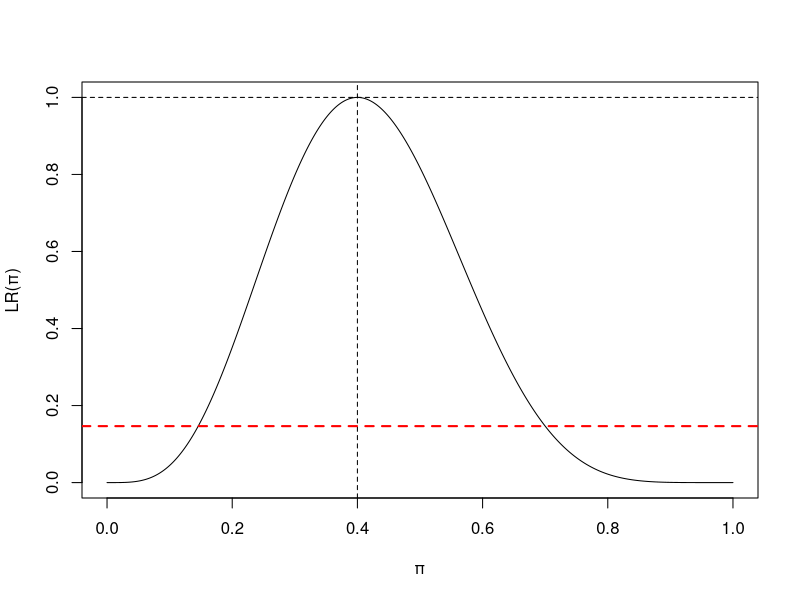
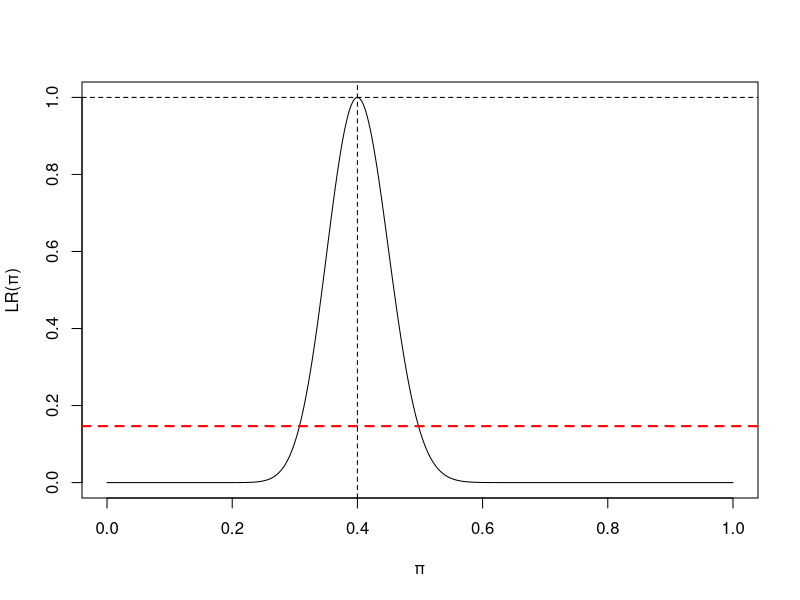
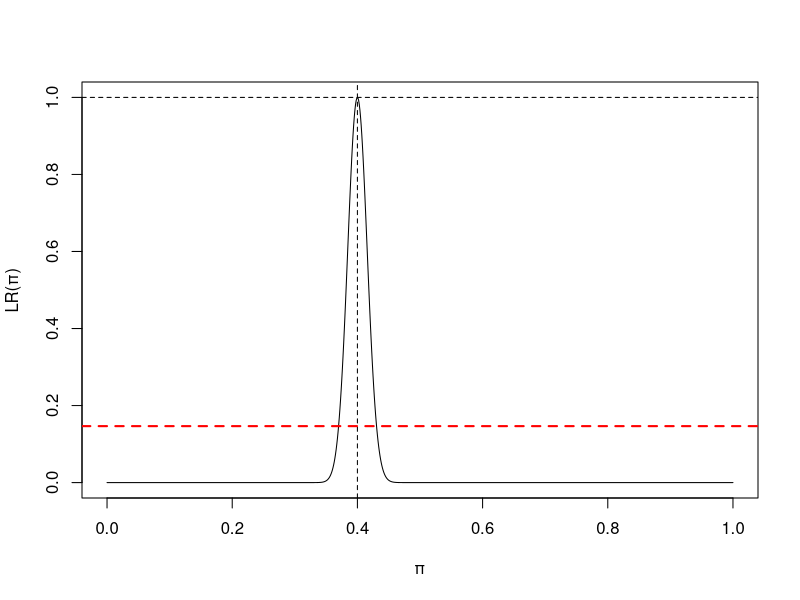
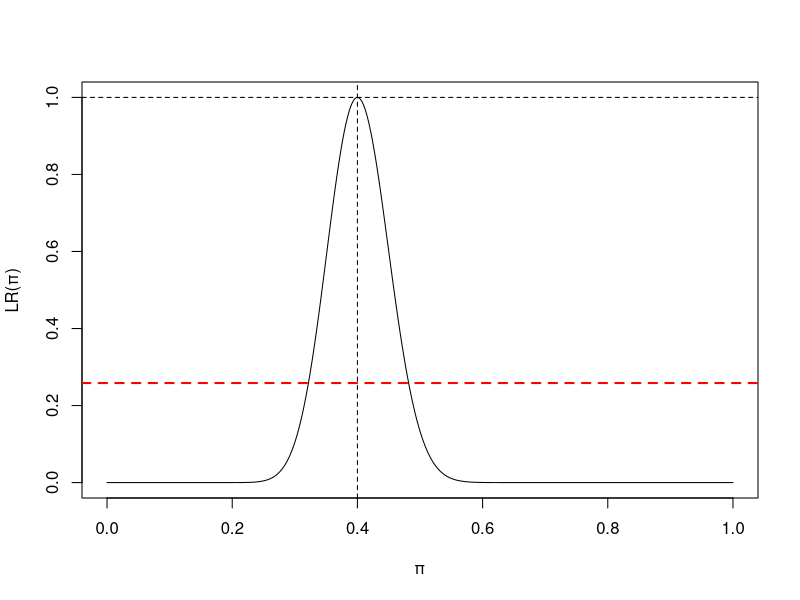
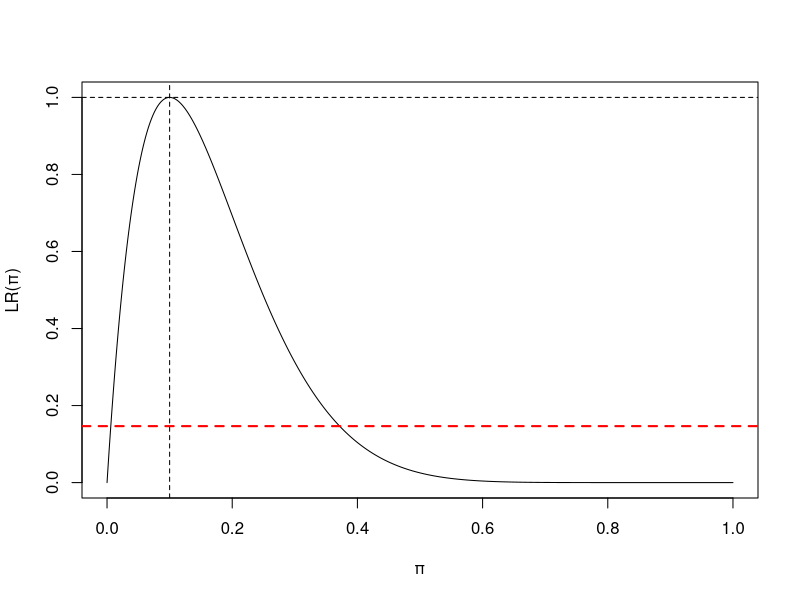
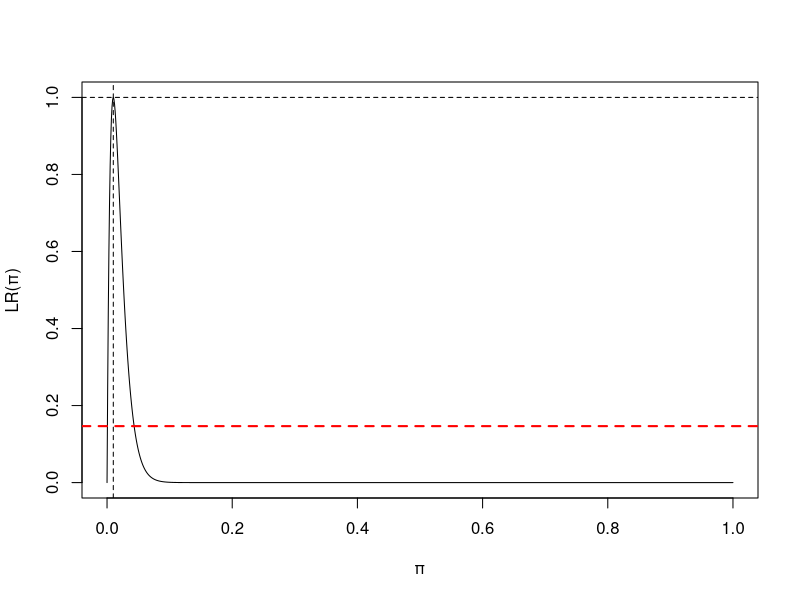
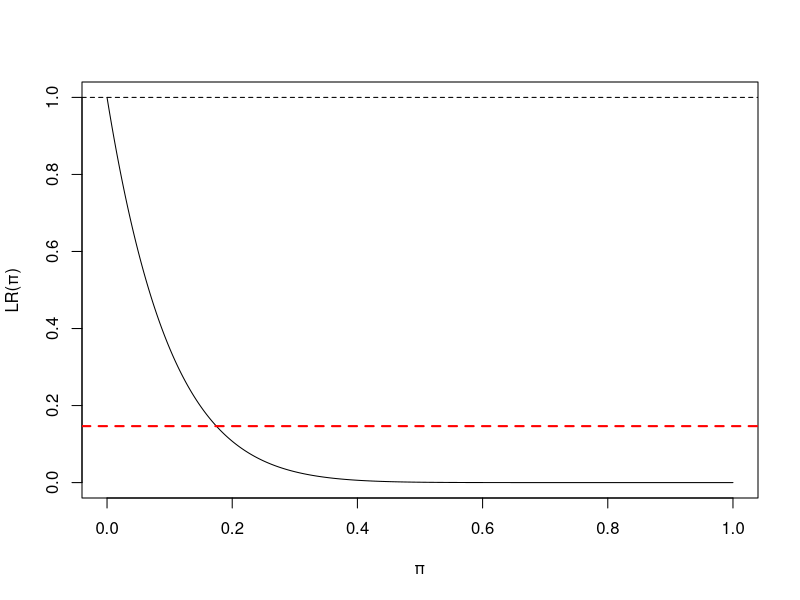
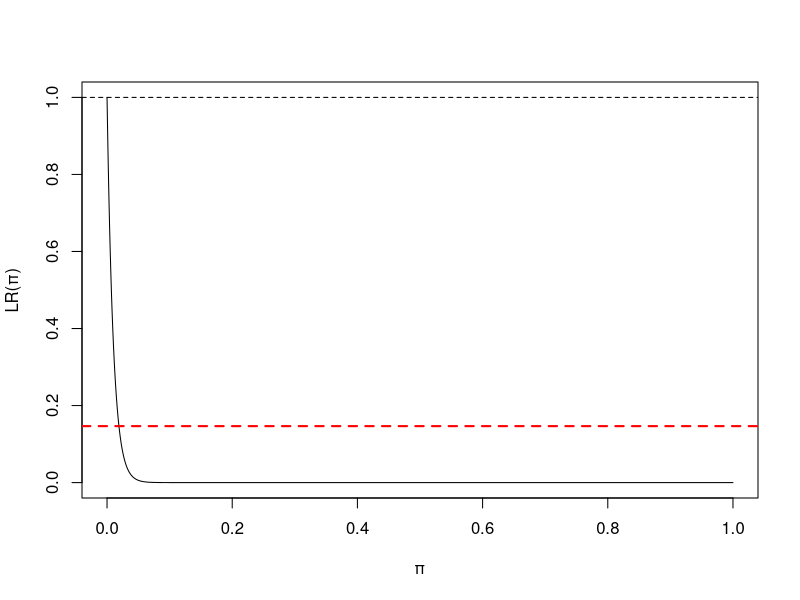

Recreate these plots in R, in order.
## ---- chunk 1
x <- seq(0,1,by=0.001)
y <- (x^4)*((1-x)^6) / (0.4^4*0.6^6)
plot(x, y, type = "l", ylab = "LR(\U03C0)", xlab = "\U03C0")
abline(v=0.4, lty=2)
abline(h=1.0, lty=2)
abline(h=0.1466, lty=2, lwd = 2, col = "red")
## ---- chunk 2
x <- seq(0,1,by=0.001)
y <- (x^40)*((1-x)^60) / (0.4^40*0.6^60)
plot(x, y, type = "l", ylab = "LR(\U03C0)", xlab = "\U03C0")
abline(h=1.0, lty=2)
abline(v=0.4, lty=2)
abline(h=0.1466, lty=2, lwd = 2, col = "red")

## ---- chunk 3
x <- seq(0,1,by=0.001)
y <- (x^400)*((1-x)^600) / (0.4^400*0.6^600)
plot(x, y, type = "l", ylab = "LR(\U03C0)", xlab = "\U03C0")
abline(v=0.4, lty=2)
abline(h=1.0, lty=2)
abline(h=0.1466, lty=2, lwd = 2, col = "red")
## ---- chunk 4
x <- seq(0,1,by=0.001)
y <- (x^40)*((1-x)^60) / (0.4^40*0.6^60)
plot(x, y, type = "l", ylab = "LR(\U03C0)", xlab = "\U03C0")
abline(h=1.0, lty=2)
abline(v=0.4, lty=2)
abline(h=0.2585, lty=2, lwd = 2, col = "red")
## ---- chunk 5
x <- seq(0,1,by=0.001)
y <- (x^1)*((1-x)^9) / (0.1^1*0.9^9)
plot(x, y, type = "l", ylab = "LR(\U03C0)", xlab = "\U03C0")
abline(v=0.1, lty=2)
abline(h=1.0, lty=2)
abline(h=0.1466, lty=2, lwd = 2, col = "red")
## ---- chunk 6
x <- seq(0,1,by=0.001)
y <- (x^1)*((1-x)^99) / (0.01^1*0.99^99)
plot(x, y, type = "l", ylab = "LR(\U03C0)", xlab = "\U03C0")
abline(v=0.01, lty=2)
abline(h=1.0, lty=2)
abline(h=0.1466, lty=2, lwd = 2, col = "red")
## ---- chunk 7
x <- seq(0,1,by=0.001)
y <- (x^0)*((1-x)^10) / (0.0^0*1^10)
plot(x, y, type = "l", ylab = "LR(\U03C0)", xlab = "\U03C0")
# abline(v=0.4, lty=2)
abline(h=1.0, lty=2)
abline(h=0.1466, lty=2, lwd = 2, col = "red")
## ---- chunk 8
x <- seq(0,1,by=0.001)
y <- (x^0)*((1-x)^100) / (0^0*1^100)
plot(x, y, type = "l", ylab = "LR(\U03C0)", xlab = "\U03C0")
abline(h=1.0, lty=2)
# abline(v=0.4, lty=2)
abline(h=0.1466, lty=2, lwd = 2, col = "red")

## ---- chunk 9
x <- seq(0,1,by=0.001)
y <- (x^0)*((1-x)^1000) / (0^0*1^1000)
plot(x, y, type = "l", ylab = "LR(\U03C0)", xlab = "\U03C0")
# abline(v=0.4, lty=2)
abline(h=1.0, lty=2)
abline(h=0.1466, lty=2, lwd = 2, col = "red")
## ---- chunk 10
x <- seq(0, 40, by=0.1)/1000
y <- exp( -500 * x + 7 + 7 * log( x * 500)  - 7 * log(7))
plot(x, y, type = "l", ylab = "LR(\u03BB)", xlab = ~lambda)
abline(h=1.0, lty=2)
abline(h=0.1466, lty=2, lwd = 2, col = "red")
## ---- chunk 11
x <- seq(0, 40, by=0.01)/1000
y <- exp( -5000 * x + 70 + 70 * log( x * 5000)  - 70 * log(70))
plot(x, y, type = "l", ylab = "LR(\u03BB)", xlab = ~lambda)
abline(h=1.0, lty=2)
abline(v=0.4, lty=2)
abline(h=0.1466, lty=2, lwd = 2, col = "red")

## ---- chunk 12
x <- seq(0, 40, by=0.01)/1000
y <- exp( -50000 * x + 700 + 700 * log( x * 50000)  - 700 * log(700))
plot(x, y, type = "l", ylab = "LR(\u03BB)", xlab = ~lambda)
abline(v=0.4, lty=2)
abline(h=1.0, lty=2)
abline(h=0.1466, lty=2, lwd = 2, col = "red")
## ---- chunk 13
x <- seq(0, 40, by=0.1)/1000
y <- exp( -500 * x + 1 + 1 * log( x * 500)  - 1 * log(1))
plot(x, y, type = "l", ylab = "LR(\u03BB)", xlab = ~lambda)
abline(h=1.0, lty=2)
abline(h=0.1466, lty=2, lwd = 2, col = "red")
## ---- chunk 14
x <- seq(0, 40, by=0.1)/1000
y <- exp( -500 * x + 0 + 0 * log( x * 500)  - 0 * log(7))
plot(x, y, type = "l", ylab = "LR(\u03BB)", xlab = ~lambda)
abline(h=1.0, lty=2)
abline(h=0.1466, lty=2, lwd = 2, col = "red")
## ---- chunk 15
x <- seq(0, 40, by=0.01)/1000
y <- exp( -5000 * x + 10 + 10 * log( x * 5000)  - 1 * log(10))
plot(x, y, type = "l", ylab = "LR(\u03BB)", xlab = ~lambda)
abline(h=1.0, lty=2)
abline(v=0.4, lty=2)
abline(h=0.1466, lty=2, lwd = 2, col = "red")
## ---- chunk 16
x <- seq(0, 40, by=0.01)/1000
y <- exp( -5000 * x + 1 + 1 * log( x * 5000)  - 1 * log(1))
plot(x, y, type = "l", ylab = "LR(\u03BB)", xlab = ~lambda)
abline(h=1.0, lty=2)
abline(v=0.4, lty=2)
abline(h=0.1466, lty=2, lwd = 2, col = "red")

## ---- chunk 17
x <- seq(0,1,by=0.001)
y <- (x^15)*((1-x)^10) / ((15/25)^15*(10/25)^10)
plot(x, y, type = "l", ylab = "LR(\U03C0)", xlab = "\U03C0")
abline(v=15/25, lty=2)
abline(v=0.5, lty=2, lwd = 2, col = "blue")
abline(h=1.0, lty=2)
abline(h=0.1466, lty=2, lwd = 2, col = "red")
abline(h=(0.5^15)*((1-0.5)^10) / ((15/25)^15*(10/25)^10), lty=2, lwd = 2, col = "red")
## ---- chunk 18

binom.test(x = 15, n = 25, p = 0.5)

# likelihood ratio for null value
(0.5^15)*((1-0.5)^10) / ((15/25)^15*(10/25)^10)
## ---- chunk 19
x <- seq(0,1,by=0.001)
y <- (x^24)*((1-x)^16) / ((24/40)^24*(16/40)^16)
plot(x, y, type = "l", ylab = "LR(\U03C0)", xlab = "\U03C0")
abline(v=24/40, lty=2)
abline(v=0.5, lty=2, lwd = 2, col = "blue")
abline(h=1.0, lty=2)
abline(h=0.1466, lty=2, lwd = 2, col = "red")
abline(h=(0.5^24)*((1-0.5)^16) / ((24/40)^24*(16/40)^16), lty=2, lwd = 2, col = "red")
## ---- chunk 20

binom.test(x = 24, n = 40, p = 0.5)

# likelihood ratio for null value
(0.5^24)*((1-0.5)^16) / ((24/40)^24*(16/40)^16)
## ---- chunk 21
x <- seq(0,1,by=0.001)
y <- (x^36)*((1-x)^24) / ((36/60)^36*(24/60)^24)
plot(x, y, type = "l", ylab = "LR(\U03C0)", xlab = "\U03C0")
abline(v=36/60, lty=2)
abline(v=0.5, lty=2, lwd = 2, col = "blue")
abline(h=1.0, lty=2)
abline(h=0.1466, lty=2, lwd = 2, col = "red")
abline(h=(0.5^36)*((1-0.5)^24) / ((36/60)^36*(24/60)^24), lty=2, lwd = 2, col = "red")
## ---- chunk 22

binom.test(x = 36, n = 60, p = 0.5)

# likelihood ratio for null value
(0.5^36)*((1-0.5)^24) / ((36/60)^36*(24/60)^24)

## ---- chunk 23
par(mai = c(1.2, 0.5, 1, 0.7))
pi <- seq(0.05, 0.9, by=0.001)
L <- (pi^4)*((1-pi)^6)
Lmax <- rep(max(L), length(pi))
LR <- L/Lmax
logLR <- log(LR)

# the exact binomial log likelihood ratio
plot(pi, logLR, type = "l", col = "red", ylim = c(-5, 0), yaxt="n",
     ylab = "logLR(\U03C0)", xlab = "\U03C0")

# the approximate quadratic binomial log-likelihood ratio
quad <-  -(pi-0.4)^2/(2*0.024)
lines(pi, quad, col="blue")

grid(NA, 5, lwd = 2) # add some horizontal grid on the background
axis(2, at=seq(-5,0,1), las=2)
axis(4, at=-1.92, las=2)

abline(h=-1.92, lty=1, col="red")
legend(x=0.15, y= -4.5 ,xpd = TRUE,  legend=c("exact logLR","Quadratic approx"), bty = "n",
       col=c("blue","red"), lty=c(1,1), horiz = TRUE) #the legend is below the graph
